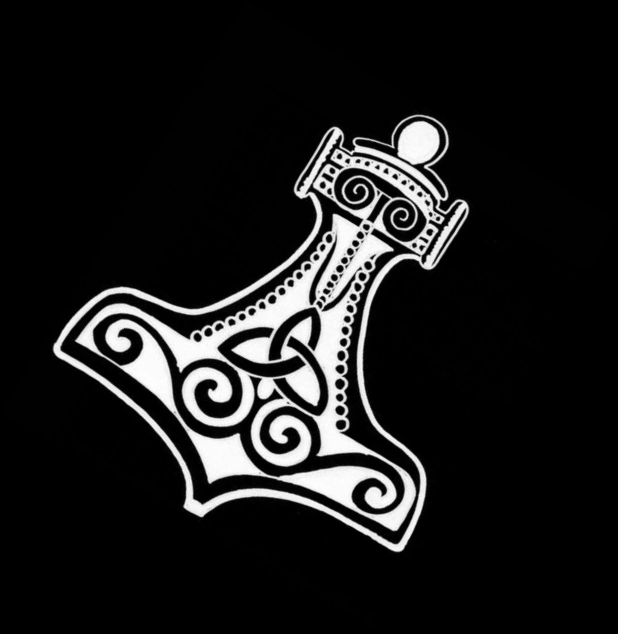
#> input picture Chapter 3/hammer.jpg, 1236 x 1268 px, found by its file name (shown at 1/2 size)
$ python contours_hull.py
#> lines starting #> are read from the running program, lines starting #| are printed output that depends on the picture; after the words box and inside, x2 and y2 are one past the last pixel; in counts of white or black regions, pixels touching at a corner belong together
import cv2
import numpy as np

img = cv2.pyrDown(cv2.imread("F:\\Images\\hammer.jpg", cv2.IMREAD_UNCHANGED))
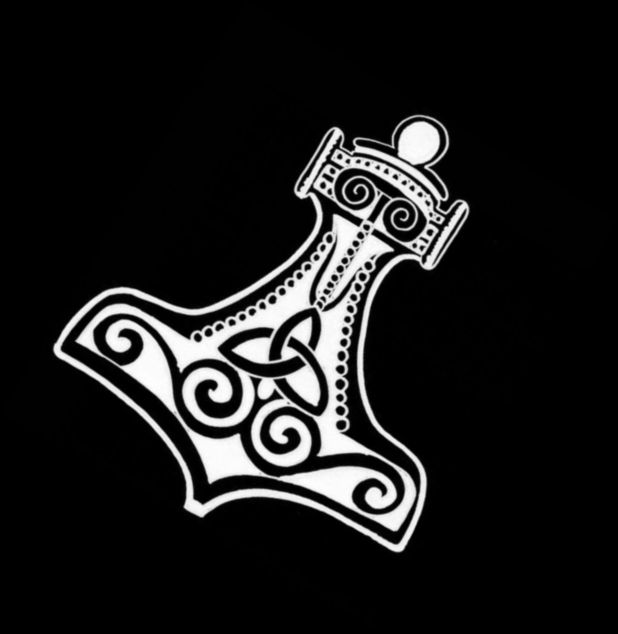
#> img: shape (634, 618, 3); min 0, max 254, mean 27.1

ret, thresh = cv2.threshold(cv2.cvtColor(img.copy(), cv2.COLOR_BGR2GRAY) , 127, 255, cv2.THRESH_BINARY)
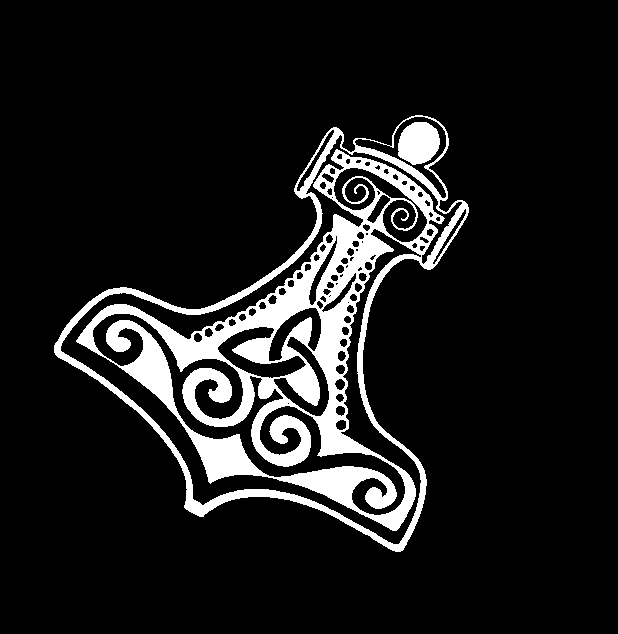
#> thresh: shape (634, 618); 10.9% white; 2 white regions
black = cv2.cvtColor(np.zeros((img.shape[1], img.shape[0]), dtype=np.uint8), cv2.COLOR_GRAY2BGR)
#> black: shape (618, 634, 3); every value is 0

contours, hier = cv2.findContours(thresh, cv2.RETR_EXTERNAL, cv2.CHAIN_APPROX_SIMPLE)
#> contours = 1 contour; box (x1, y1, x2, y2) and area: (54, 115, 469, 552) 79134

for cnt in contours:
    epsilon = 0.01 * cv2.arcLength(cnt,True)
    approx = cv2.approxPolyDP(cnt,epsilon,True)
    hull = cv2.convexHull(cnt)
    cv2.drawContours(black, [cnt], -1, (0, 255, 0), 2)
    cv2.drawContours(black, [approx], -1, (255, 255, 0), 2)
    cv2.drawContours(black, [hull], -1, (0, 0, 255), 2)
#> this loop made 1 pass
#> epsilon on pass 1: 17.48
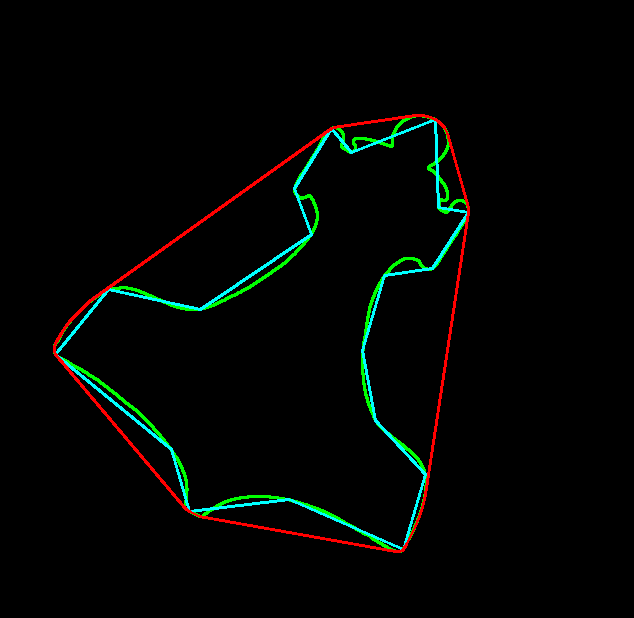
#> black: shape (618, 634, 3); mean B, G, R 2.9, 5.3, 2.7

cv2.imshow("hull", black)
cv2.waitKey()
cv2.destroyAllWindows()
